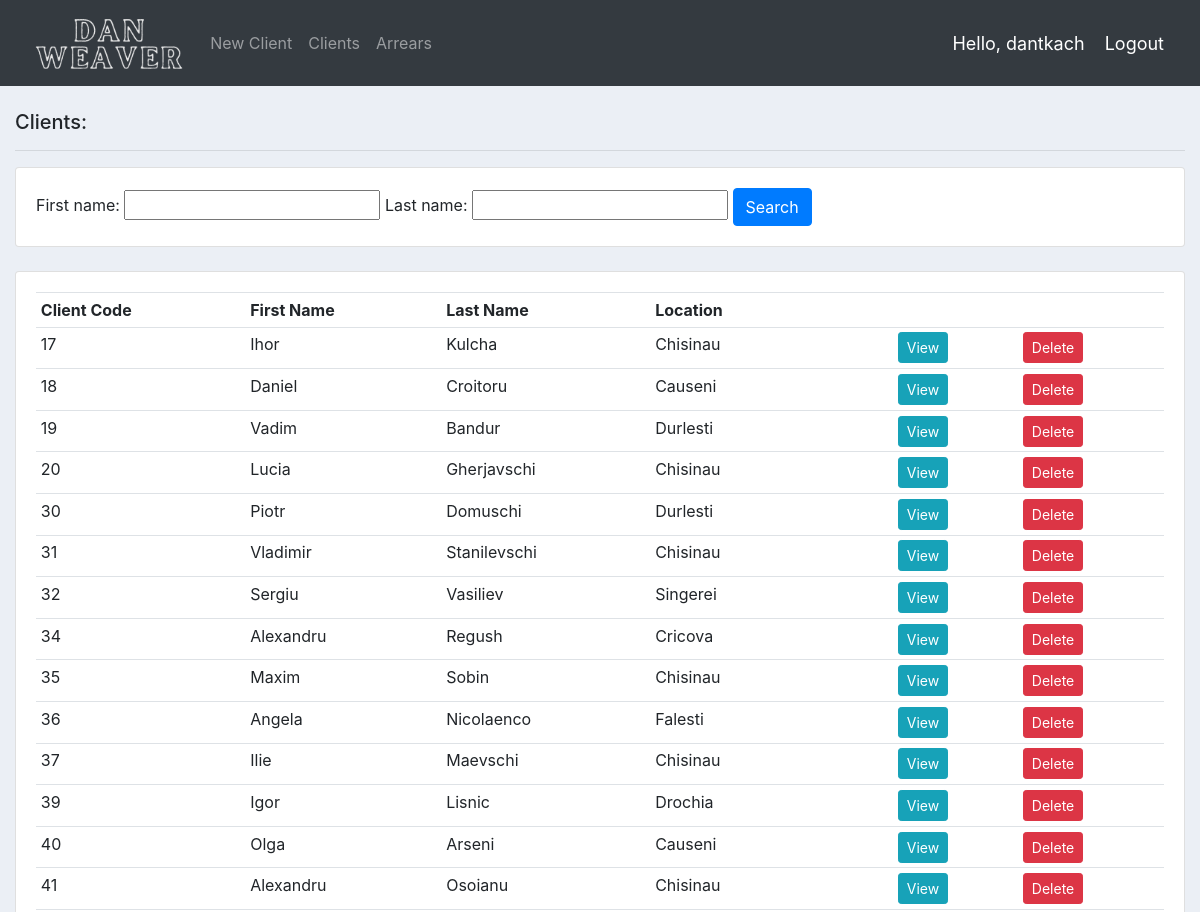
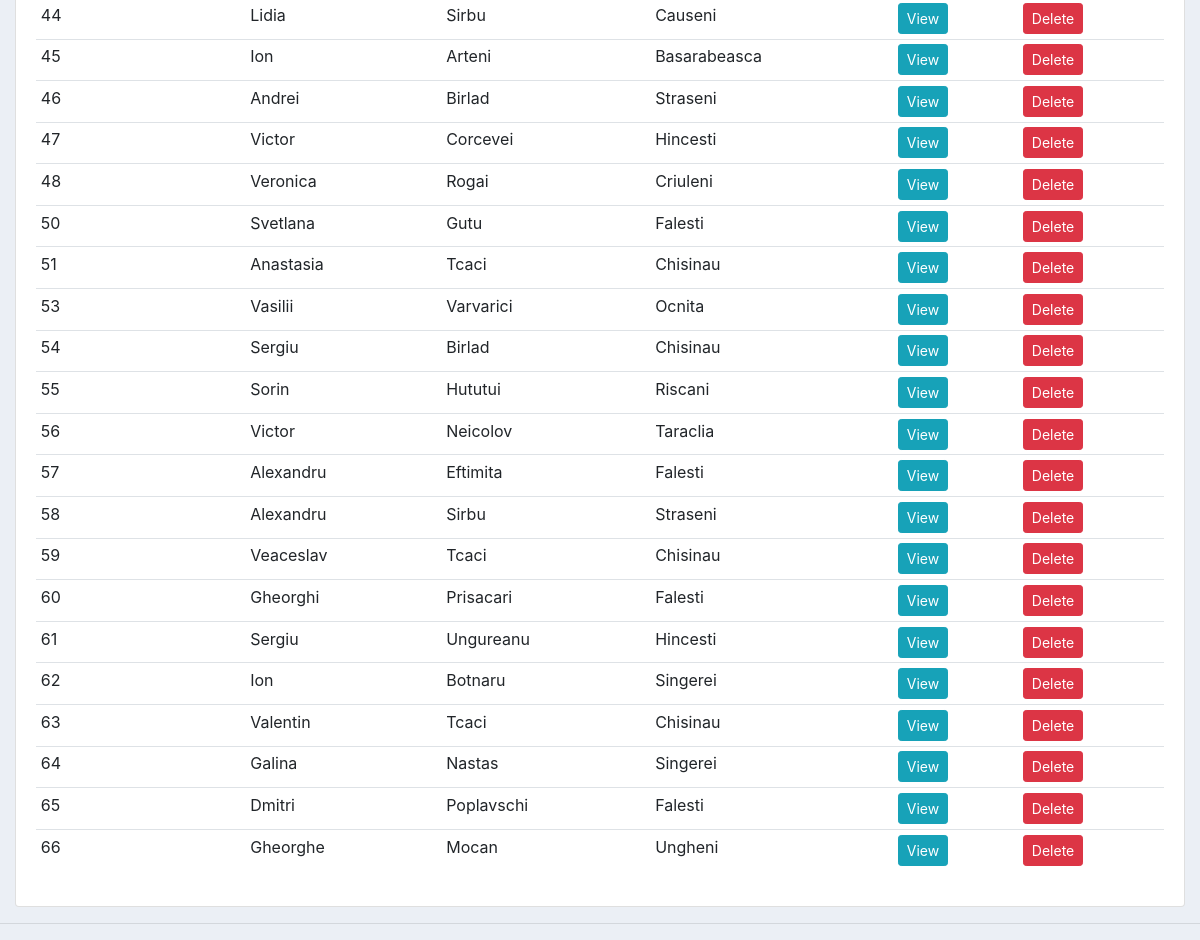
Page / (signed in) on the committed database (2 pictures, top to bottom).
### accounts/models.py (models this page shows, shortened)
class Client(models.Model):
	first_name = models.CharField(max_length=200, null=True)
	last_name = models.CharField(max_length=200, null=True)
	location = models.CharField(max_length=200, null=True)
	phone_num = models.CharField(max_length=20, null=True)

### accounts/decorators.py (the view)
	def wrapper_function(request, *args, **kwargs):
		group = None
		if request.user.groups.exists():
			group = request.user.groups.all()[0].name
		if group == 'customer':
			return redirect('user-page')
		if group == 'admin':
			return view_func(request, *args, **kwargs)

### accounts/views.py (called while the page is built)
@login_required(login_url='login')
@admin_only
def home(request):
    clients = Client.objects.all()
    total_clients = clients.count()
    myFilter = ClientFilter(request.GET, queryset=clients)
    clients = myFilter.qs
    context = {'clients': clients,
               'total_clients': total_clients,
               'myFilter': myFilter}
    return render(request, 'accounts/my_dashboard.html', context)

### accounts/templates/accounts/my_dashboard.html
{%  extends 'accounts/my_main.html' %}
{% block content %}
<br>
<div class="row">
	<div class="col-md">
		<h5>Clients:</h5>
		<hr>
		<div class="row">
			<div class="col">
				<div class="card card-body">
					<form method="get">
						{{myFilter.form}}
				    <button class="btn btn-primary" type="submit">Search</button>
				  </form>
				</div>
			</div>
		</div>
		<br>
		<div class="card card-body">
			<table class="table table-sm">
				<tr>
					<th>Client Code</th>
					<th>First Name</th>
					<th>Last Name</th>
					<th>Location</th>
					<th></th>
					<th></th>
				</tr>
				{% for client in clients %}
					<tr>
						<td>{{client.id}}</td>
						<td>{{client.first_name}}</td>
						<td>{{client.last_name}}</td>
						<td>{{client.location}}</td>
						<td><a class="btn btn-sm btn-info" href="{% url 'client' client.id %}">View</a></td>
						<td><a class="btn btn-sm btn-danger" href="{% url 'delete_client' client.id %}">Delete</a></td>
					</tr>
				{% endfor %}
			</table>
		</div>
	</div>
</div>
{% endblock %}

### accounts/templates/accounts/my_main.html (shortened to what this page needs)
{% load static %}
<!DOCTYPE html>
<html>
<head>
	<link rel="stylesheet" href="https://stackpath.bootstrapcdn.com/bootstrap/4.3.1/css/bootstrap.min.css">
	<link rel="stylesheet" type="text/css" href="{% static '/css/main.css' %}">
</head>
<body>
	{%  include 'accounts/my_navbar.html' %}
	<div class="container-fluid">
	{% block content %}
	{% endblock %}
    </div>
	<hr>
</body>
</html>

### accounts/templates/accounts/my_navbar.html (shortened to what this page needs)
{% load static %}
<nav class="navbar navbar-expand-lg navbar-dark bg-dark">
 <img src="{% static 'images/logo2.png' %}" height="70">
  <div class="collapse navbar-collapse" id="navbarNav">
    <ul class="navbar-nav">
      {% if request.user.is_staff %}
        <li class="nav-item">
        <a class="nav-link" href="{% url 'createClient' %}">New Client</a>
      </li>
      <li class="nav-item">
        <a class="nav-link" href="{% url 'home' %}">Clients</a>
      </li>
      <li class="nav-item">
        <a class="nav-link" href="{% url 'arrears' %}">Arrears</a>
      </li>
      {% endif %}
    </ul>
  </div>
  <span class="hello-msg">Hello, {{request.user}}</span>
  <span ><a  class="hello-msg" href="{% url 'logout' %}">Logout</a></span>
</nav>

### static/css/main.css (style rules this page uses)
body { background-color: #ebeff5; }

### accounts/templates/accounts/my_navbar.html (style rules this page uses)
.hello-msg { font-size: 18px; color: #fff; margin-right: 20px; }

### rows in the picture
Client: id "17", first_name "Ihor", last_name "Kulcha", location "Chisinau"
Client: id "18", first_name "Daniel", last_name "Croitoru", location "Causeni"
Client: id "19", first_name "Vadim", last_name "Bandur", location "Durlesti"
Client: id "20", first_name "Lucia", last_name "Gherjavschi", location "Chisinau"
Client: id "30", first_name "Piotr", last_name "Domuschi", location "Durlesti"
Client: id "31", first_name "Vladimir", last_name "Stanilevschi", location "Chisinau"
Client: id "32", first_name "Sergiu", last_name "Vasiliev", location "Singerei"
Client: id "34", first_name "Alexandru", last_name "Regush", location "Cricova"
Client: id "35", first_name "Maxim", last_name "Sobin", location "Chisinau"
Client: id "36", first_name "Angela", last_name "Nicolaenco", location "Falesti"
Client: id "37", first_name "Ilie", last_name "Maevschi", location "Chisinau"
Client: id "39", first_name "Igor", last_name "Lisnic", location "Drochia"
Client: id "40", first_name "Olga", last_name "Arseni", location "Causeni"
Client: id "41", first_name "Alexandru", last_name "Osoianu", location "Chisinau"
Client: id "44", first_name "Lidia", last_name "Sirbu", location "Causeni"
Client: id "45", first_name "Ion", last_name "Arteni", location "Basarabeasca"
Client: id "46", first_name "Andrei", last_name "Birlad", location "Straseni"
Client: id "47", first_name "Victor", last_name "Corcevei", location "Hincesti"
Client: id "48", first_name "Veronica", last_name "Rogai", location "Criuleni"
Client: id "50", first_name "Svetlana", last_name "Gutu", location "Falesti"
Client: id "51", first_name "Anastasia", last_name "Tcaci", location "Chisinau"
Client: id "53", first_name "Vasilii", last_name "Varvarici", location "Ocnita"
Client: id "54", first_name "Sergiu", last_name "Birlad", location "Chisinau"
Client: id "55", first_name "Sorin", last_name "Hututui", location "Riscani"
Client: id "56", first_name "Victor", last_name "Neicolov", location "Taraclia"
Client: id "57", first_name "Alexandru", last_name "Eftimita", location "Falesti"
Client: id "58", first_name "Alexandru", last_name "Sirbu", location "Straseni"
Client: id "59", first_name "Veaceslav", last_name "Tcaci", location "Chisinau"
Client: id "60", first_name "Gheorghi", last_name "Prisacari", location "Falesti"
Client: id "61", first_name "Sergiu", last_name "Ungureanu", location "Hincesti"
Client: id "62", first_name "Ion", last_name "Botnaru", location "Singerei"
Client: id "63", first_name "Valentin", last_name "Tcaci", location "Chisinau"
Client: id "64", first_name "Galina", last_name "Nastas", location "Singerei"
Client: id "65", first_name "Dmitri", last_name "Poplavschi", location "Falesti"
Client: id "66", first_name "Gheorghe", last_name "Mocan", location "Ungheni"

### other values in the picture
{{ request.user }} "dantkach"
